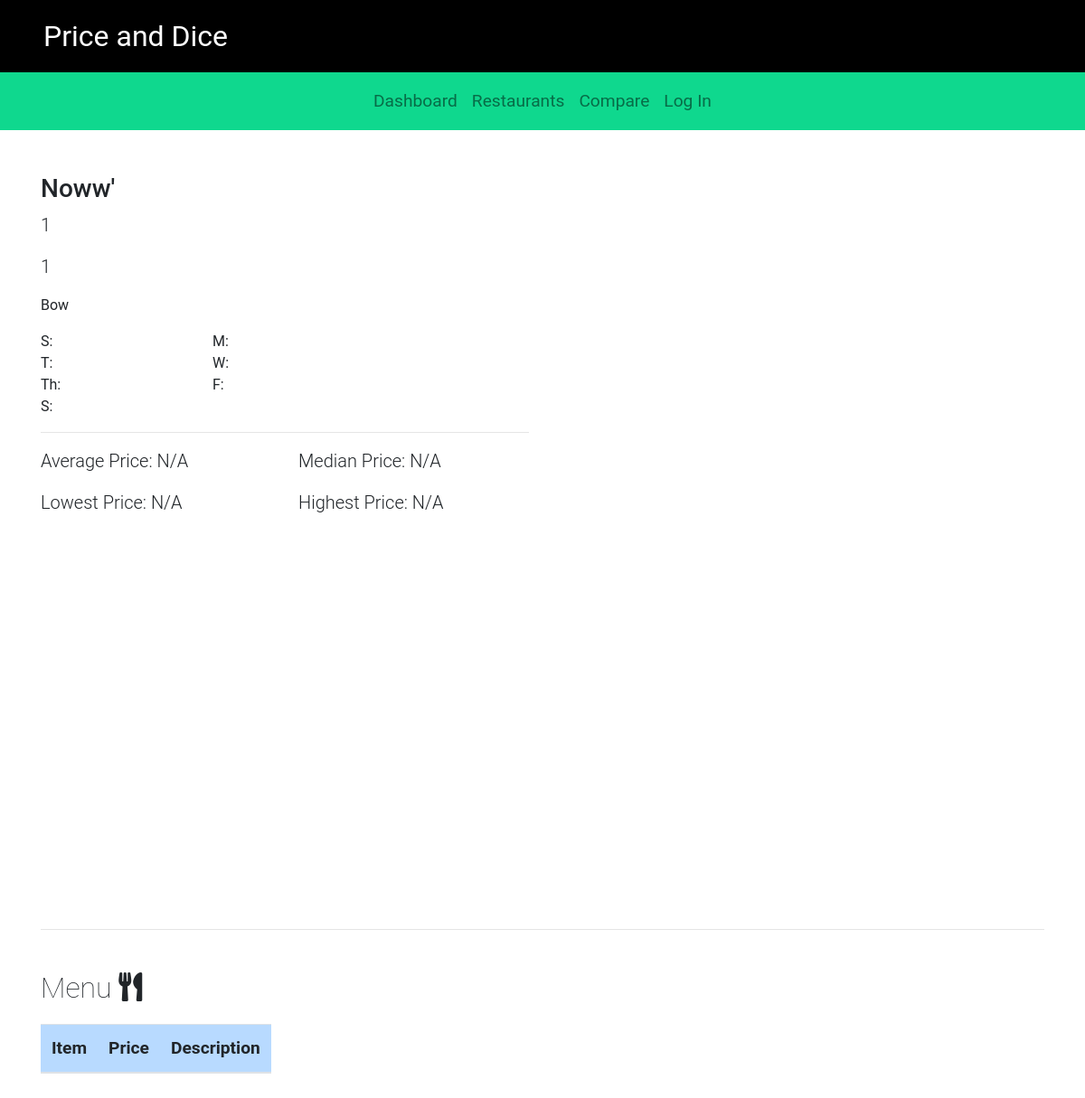
Page /campus/94/ on the committed database.
### campus/models.py (models this page shows, shortened)
class Restaurant(models.Model):
    name = models.CharField(max_length=200)
    location = models.CharField(max_length=200)
    phone_number = models.CharField(max_length=20, default='(xxx) xxx-xxxx')
    description = models.CharField(max_length=300, default='No description added')
    sunday = models.CharField(max_length=20, default=DEFAULT_HOURS)
    monday = models.CharField(max_length=20, default=DEFAULT_HOURS)
    tuesday = models.CharField(max_length=20, default=DEFAULT_HOURS)
    wednesday = models.CharField(max_length=20, default=DEFAULT_HOURS)
    thursday = models.CharField(max_length=20, default=DEFAULT_HOURS)
    friday = models.CharField(max_length=20, default=DEFAULT_HOURS)
    saturday = models.CharField(max_length=20, default=DEFAULT_HOURS)
    item_list = models.ManyToManyField(Item)
    def get_average_price(self):
        item_list = self.item_list.all()
        if not item_list:
            return 'N/A'
    def get_min_price(self):
        item_list = self.item_list.all()
        if not item_list:
            return 'N/A'
        else:
            min_price = item_list[0].price
            for i in item_list:
                if i.price < min_price:
                    min_price = i.price
            return min_price
    def get_max_price(self):
        item_list = self.item_list.all()
        if not item_list:
            return 'N/A'
        else:
            max_price = item_list[0].price
            for i in item_list:
                if i.price > max_price:
                    max_price = i.price
            return max_price

### campus/views.py (the view)
# urls.py: path('<int:restaurant_id>/', views.restaurant_detail, name='restaurant_detail'),
def restaurant_detail(request, restaurant_id, context={}):
    try:
        restaurant = Restaurant.objects.get(pk=restaurant_id)
    except Restaurant.DoesNotExist:
        raise Http404("Restaurant does not exist")
    context['restaurant'] = restaurant
    return render(request, 'campus/restaurant-detail.html', context)

### campus/templates/campus/restaurant-detail.html (shortened to what this page needs)
{% extends "./base.html" %}
{% block body %}
<div class="container content-top">
    <div class="row">
        <div class="col-lg-6">
            <h3>{{restaurant.name}}</h3>
        </div>
    </div>
    <div class="row">
        <div class="col-lg-6">
            <p class="lead">{{restaurant.location}}</p>
        </div>
    </div>
    <div class="row">
        <div class="col-lg-6">
            <p class="lead" >{{restaurant.phone_number}}</p>
        </div>
    </div>
    {% if restaurant.description != 'No description added' %}
    <div class="row">
        <div class="col-lg-6">
                <p>{{restaurant.description}}</p>
        </div>
    </div>
    {% endif %}
    <div class="row">
        <div class="col-lg-2">
            S: {{restaurant.sunday}}
        </div>
        <div class="col-lg-2">
            M: {{restaurant.monday}}
        </div>
    </div>
    <div class="row">
        <div class="col-lg-2">
            T: {{restaurant.tuesday}}
        </div>
        <div class="col-lg-2">
            W: {{restaurant.wednesday}}
        </div>
    </div>
    <div class="row">
        <div class="col-lg-2">
            Th: {{restaurant.thursday}}
        </div>
        <div class="col-lg-2">
            F: {{restaurant.friday}}
        </div>
    </div>
    <div class="row">
        <div class="col-lg-2">
            S: {{restaurant.saturday}}
        </div>
    </div>
    <div class="row">
        <div class="col-lg-6">
            <hr>
        </div>
    </div>
    <div class="row">
        <div class="col-lg-3">
            <p class="lead">Average Price:
                {% if restaurant.get_average_price != 'N/A' %}
                ${{restaurant.get_average_price | floatformat:2}}
                {% else %}
                {{restaurant.get_average_price}}
                {% endif %}
            </p>
        </div>
        <div class="col-lg-3">
            <p class="lead">Median Price:
                {% if restaurant.get_average_price != 'N/A' %}
                ${{restaurant.get_average_price | floatformat:2}}
                {% else %}
                {{restaurant.get_average_price}}
                {% endif %}
            </p>
        </div>
    </div>
    <div class="row">
        <div class="col-lg-3">
            <p class="lead">Lowest Price:
                {% if restaurant.get_min_price != 'N/A' %}
                ${{restaurant.get_min_price | floatformat:2}}
                {% else %}
                {{restaurant.get_min_price}}
                {% endif %}
            </p>
        </div>
        <div class="col-lg-3">
            <p class="lead">Highest Price:
                {% if restaurant.get_max_price != 'N/A' %}
                ${{restaurant.get_max_price | floatformat:2}}
                {% else %}
                {{restaurant.get_max_price}}
                {% endif %}
            </p>
        </div>
    </div>
    <div class="row">
        <div class="col-lg-12">
            <div id="map" class="map"></div>
        </div>
    </div>
    <hr>
    <br>
    <p class="sub-heading">Menu <i class="fas fa-utensils"></i></p>
    <div class="row">
        <div class="col-lg-12">
                <table class="table table-weight-low
                    table-large table-hover table-responsive table-striped">
                    <thead>
                        <tr class="table-primary">
                            <th>Item</th>
                            <th>Price</th>
                            <th>Description</th>
                        </tr>
                    </thead>
                </table>
        </div>
    </div>
    <br>
</div>
{% endblock %}

### campus/static/campus/style.css (style rules this page uses)
body { font-family: 'Roboto', sans-serif; }
.sub-heading { font-size: 2rem; font-weight: 100; }
.map { height: 425px; }
.content-top { margin-top: 3rem; }

### campus/static/campus/table.css (style rules this page uses)
.table-large { font-size: 1.2rem; }
.table-weight-low { font-weight: 100; }

### rows in the picture
Restaurant: name "Noww'", location "1", phone_number "1", description "Bow", get_average_price "N/A", get_min_price "N/A", get_max_price "N/A"
